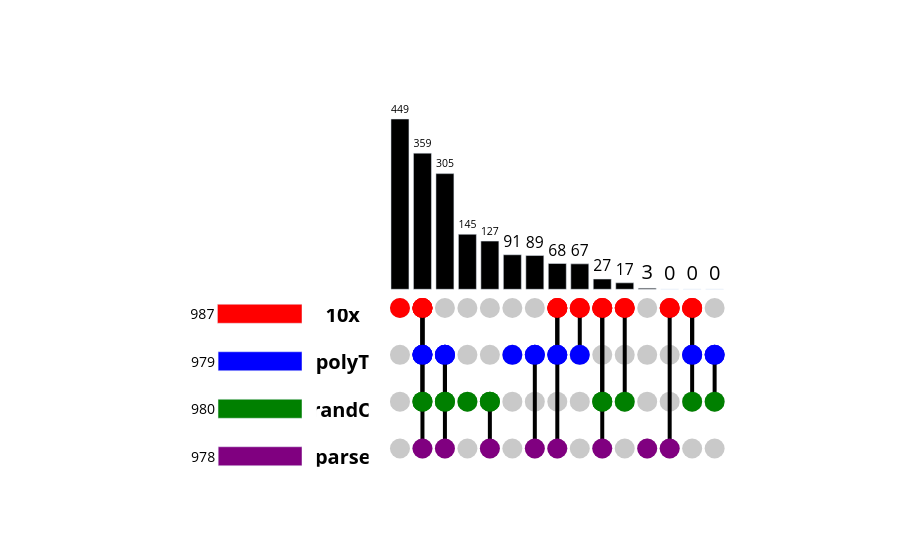

This figure's notebook cell:
### Code cell
# Look at top 1000 genes for each method instead of all
contents = plotting.generate_upset(datasets, gene_info, cell_thresh, n_top_genes=1000)

### Figure 1 — Plotly figure (JSON) as saved in the notebook; plotly's stock layout.template omitted (floating-point values rounded to 4 significant figures)
{"data": [{"marker": {"color": "#C9C9C9", "size": 20}, "mode": "markers", "showlegend": false, "type": "scatter", "x": [0, 0, 0, 0, 1, 1, 1, 1, 2, 2, 2, 2, 3, 3, 3, 3, 4, 4, 4, 4, 5, 5, 5, 5, 6, 6, 6, 6, 7, 7, 7, 7, 8, 8, 8, 8, 9, 9, 9, 9, 10, 10, 10, 10, 11, 11, 11, 11, 12, 12, 12, 12, 13, 13, 13, 13, 14, 14, 14, 14], "xaxis": "x3", "y": [-49.39, -172.9, -296.3, -419.8, -49.39, -172.9, -296.3, -419.8, -49.39, -172.9, -296.3, -419.8, -49.39, -172.9, -296.3, -419.8, -49.39, -172.9, -296.3, -419.8, -49.39, -172.9, -296.3, -419.8, -49.39, -172.9, -296.3, -419.8, -49.39, -172.9, -296.3, -419.8, -49.39, -172.9, -296.3, -419.8, -49.39, -172.9, -296.3, -419.8, -49.39, -172.9, -296.3, -419.8, -49.39, -172.9, -296.3, -419.8, -49.39, -172.9, -296.3, -419.8, -49.39, -172.9, -296.3, -419.8, -49.39, -172.9, -296.3, -419.8], "yaxis": "y3"}, {"line": {"color": "black", "width": 4}, "marker": {"color": ["red"], "line": {"color": "black"}, "showscale": false, "size": 20}, "mode": "markers+lines", "showlegend": false, "type": "scatter", "x": [0], "xaxis": "x3", "y": [-49.39], "yaxis": "y3"}, {"line": {"color": "black", "width": 4}, "marker": {"color": ["red"], "line": {"color": "black"}, "showscale": false, "size": 20}, "mode": "markers+lines", "showlegend": false, "type": "scatter", "x": [1], "xaxis": "x3", "y": [-49.39], "yaxis": "y3"}, {"line": {"color": "black", "width": 4}, "marker": {"color": ["red", "blue"], "line": {"color": "black"}, "showscale": false, "size": 20}, "mode": "markers+lines", "showlegend": false, "type": "scatter", "x": [1, 1], "xaxis": "x3", "y": [-49.39, -172.9], "yaxis": "y3"}, {"line": {"color": "black", "width": 4}, "marker": {"color": ["red", "blue", "green"], "line": {"color": "black"}, "showscale": false, "size": 20}, "mode": "markers+lines", "showlegend": false, "type": "scatter", "x": [1, 1, 1], "xaxis": "x3", "y": [-49.39, -172.9, -296.3], "yaxis": "y3"}, {"line": {"color": "black", "width": 4}, "marker": {"color": ["red", "blue", "green", "purple"], "line": {"color": "black"}, "showscale": false, "size": 20}, "mode": "markers+lines", "showlegend": false, "type": "scatter", "x": [1, 1, 1, 1], "xaxis": "x3", "y": [-49.39, -172.9, -296.3, -419.8], "yaxis": "y3"}, {"line": {"color": "black", "width": 4}, "marker": {"color": ["blue"], "line": {"color": "black"}, "showscale": false, "size": 20}, "mode": "markers+lines", "showlegend": false, "type": "scatter", "x": [2], "xaxis": "x3", "y": [-172.9], "yaxis": "y3"}, {"line": {"color": "black", "width": 4}, "marker": {"color": ["blue", "green"], "line": {"color": "black"}, "showscale": false, "size": 20}, "mode": "markers+lines", "showlegend": false, "type": "scatter", "x": [2, 2], "xaxis": "x3", "y": [-172.9, -296.3], "yaxis": "y3"}, {"line": {"color": "black", "width": 4}, "marker": {"color": ["blue", "green", "purple"], "line": {"color": "black"}, "showscale": false, "size": 20}, "mode": "markers+lines", "showlegend": false, "type": "scatter", "x": [2, 2, 2], "xaxis": "x3", "y": [-172.9, -296.3, -419.8], "yaxis": "y3"}, {"line": {"color": "black", "width": 4}, "marker": {"color": ["green"], "line": {"color": "black"}, "showscale": false, "size": 20}, "mode": "markers+lines", "showlegend": false, "type": "scatter", "x": [3], "xaxis": "x3", "y": [-296.3], "yaxis": "y3"}, {"line": {"color": "black", "width": 4}, "marker": {"color": ["green"], "line": {"color": "black"}, "showscale": false, "size": 20}, "mode": "markers+lines", "showlegend": false, "type": "scatter", "x": [4], "xaxis": "x3", "y": [-296.3], "yaxis": "y3"}, {"line": {"color": "black", "width": 4}, "marker": {"color": ["green", "purple"], "line": {"color": "black"}, "showscale": false, "size": 20}, "mode": "markers+lines", "showlegend": false, "type": "scatter", "x": [4, 4], "xaxis": "x3", "y": [-296.3, -419.8], "yaxis": "y3"}, {"line": {"color": "black", "width": 4}, "marker": {"color": ["blue"], "line": {"color": "black"}, "showscale": false, "size": 20}, "mode": "markers+lines", "showlegend": false, "type": "scatter", "x": [5], "xaxis": "x3", "y": [-172.9], "yaxis": "y3"}, {"line": {"color": "black", "width": 4}, "marker": {"color": ["blue"], "line": {"color": "black"}, "showscale": false, "size": 20}, "mode": "markers+lines", "showlegend": false, "type": "scatter", "x": [6], "xaxis": "x3", "y": [-172.9], "yaxis": "y3"}, {"line": {"color": "black", "width": 4}, "marker": {"color": ["blue", "purple"], "line": {"color": "black"}, "showscale": false, "size": 20}, "mode": "markers+lines", "showlegend": false, "type": "scatter", "x": [6, 6], "xaxis": "x3", "y": [-172.9, -419.8], "yaxis": "y3"}, {"line": {"color": "black", "width": 4}, "marker": {"color": ["red"], "line": {"color": "black"}, "showscale": false, "size": 20}, "mode": "markers+lines", "showlegend": false, "type": "scatter", "x": [7], "xaxis": "x3", "y": [-49.39], "yaxis": "y3"}, {"line": {"color": "black", "width": 4}, "marker": {"color": ["red", "blue"], "line": {"color": "black"}, "showscale": false, "size": 20}, "mode": "markers+lines", "showlegend": false, "type": "scatter", "x": [7, 7], "xaxis": "x3", "y": [-49.39, -172.9], "yaxis": "y3"}, {"line": {"color": "black", "width": 4}, "marker": {"color": ["red", "blue", "purple"], "line": {"color": "black"}, "showscale": false, "size": 20}, "mode": "markers+lines", "showlegend": false, "type": "scatter", "x": [7, 7, 7], "xaxis": "x3", "y": [-49.39, -172.9, -419.8], "yaxis": "y3"}, {"line": {"color": "black", "width": 4}, "marker": {"color": ["red"], "line": {"color": "black"}, "showscale": false, "size": 20}, "mode": "markers+lines", "showlegend": false, "type": "scatter", "x": [8], "xaxis": "x3", "y": [-49.39], "yaxis": "y3"}, {"line": {"color": "black", "width": 4}, "marker": {"color": ["red", "blue"], "line": {"color": "black"}, "showscale": false, "size": 20}, "mode": "markers+lines", "showlegend": false, "type": "scatter", "x": [8, 8], "xaxis": "x3", "y": [-49.39, -172.9], "yaxis": "y3"}, {"line": {"color": "black", "width": 4}, "marker": {"color": ["red"], "line": {"color": "black"}, "showscale": false, "size": 20}, "mode": "markers+lines", "showlegend": false, "type": "scatter", "x": [9], "xaxis": "x3", "y": [-49.39], "yaxis": "y3"}, {"line": {"color": "black", "width": 4}, "marker": {"color": ["red", "green"], "line": {"color": "black"}, "showscale": false, "size": 20}, "mode": "markers+lines", "showlegend": false, "type": "scatter", "x": [9, 9], "xaxis": "x3", "y": [-49.39, -296.3], "yaxis": "y3"}, {"line": {"color": "black", "width": 4}, "marker": {"color": ["red", "green", "purple"], "line": {"color": "black"}, "showscale": false, "size": 20}, "mode": "markers+lines", "showlegend": false, "type": "scatter", "x": [9, 9, 9], "xaxis": "x3", "y": [-49.39, -296.3, -419.8], "yaxis": "y3"}, {"line": {"color": "black", "width": 4}, "marker": {"color": ["red"], "line": {"color": "black"}, "showscale": false, "size": 20}, "mode": "markers+lines", "showlegend": false, "type": "scatter", "x": [10], "xaxis": "x3", "y": [-49.39], "yaxis": "y3"}, {"line": {"color": "black", "width": 4}, "marker": {"color": ["red", "green"], "line": {"color": "black"}, "showscale": false, "size": 20}, "mode": "markers+lines", "showlegend": false, "type": "scatter", "x": [10, 10], "xaxis": "x3", "y": [-49.39, -296.3], "yaxis": "y3"}, {"line": {"color": "black", "width": 4}, "marker": {"color": ["purple"], "line": {"color": "black"}, "showscale": false, "size": 20}, "mode": "markers+lines", "showlegend": false, "type": "scatter", "x": [11], "xaxis": "x3", "y": [-419.8], "yaxis": "y3"}, {"line": {"color": "black", "width": 4}, "marker": {"color": ["red"], "line": {"color": "black"}, "showscale": false, "size": 20}, "mode": "markers+lines", "showlegend": false, "type": "scatter", "x": [12], "xaxis": "x3", "y": [-49.39], "yaxis": "y3"}, {"line": {"color": "black", "width": 4}, "marker": {"color": ["red", "purple"], "line": {"color": "black"}, "showscale": false, "size": 20}, "mode": "markers+lines", "showlegend": false, "type": "scatter", "x": [12, 12], "xaxis": "x3", "y": [-49.39, -419.8], "yaxis": "y3"}, {"line": {"color": "black", "width": 4}, "marker": {"color": ["red"], "line": {"color": "black"}, "showscale": false, "size": 20}, "mode": "markers+lines", "showlegend": false, "type": "scatter", "x": [13], "xaxis": "x3", "y": [-49.39], "yaxis": "y3"}, {"line": {"color": "black", "width": 4}, "marker": {"color": ["red", "blue"], "line": {"color": "black"}, "showscale": false, "size": 20}, "mode": "markers+lines", "showlegend": false, "type": "scatter", "x": [13, 13], "xaxis": "x3", "y": [-49.39, -172.9], "yaxis": "y3"}, {"line": {"color": "black", "width": 4}, "marker": {"color": ["red", "blue", "green"], "line": {"color": "black"}, "showscale": false, "size": 20}, "mode": "markers+lines", "showlegend": false, "type": "scatter", "x": [13, 13, 13], "xaxis": "x3", "y": [-49.39, -172.9, -296.3], "yaxis": "y3"}, {"line": {"color": "black", "width": 4}, "marker": {"color": ["blue"], "line": {"color": "black"}, "showscale": false, "size": 20}, "mode": "markers+lines", "showlegend": false, "type": "scatter", "x": [14], "xaxis": "x3", "y": [-172.9], "yaxis": "y3"}, {"line": {"color": "black", "width": 4}, "marker": {"color": ["blue", "green"], "line": {"color": "black"}, "showscale": false, "size": 20}, "mode": "markers+lines", "showlegend": false, "type": "scatter", "x": [14, 14], "xaxis": "x3", "y": [-172.9, -296.3], "yaxis": "y3"}, {"hoverinfo": "none", "marker": {"color": "black"}, "text": [449.0, 359.0, 305.0, 145.0, 127.0, 91.0, 89.0, 68.0, 67.0, 27.0, 17.0, 3.0, 0.0, 0.0, 0.0], "textfont": {"color": "black", "size": 20}, "textposition": "outside", "type": "bar", "x": [0, 1, 2, 3, 4, 5, 6, 7, 8, 9, 10, 11, 12, 13, 14], "xaxis": "x3", "y": [449, 359, 305, 145, 127, 91, 89, 68, 67, 27, 17, 3, 0, 0, 0], "yaxis": "y3"}, {"mode": "text", "showlegend": false, "text": ["<b>10x</b>", "<b>polyT</b>", "<b>randO</b>", "<b>parse</b>"], "textfont": {"color": "black", "size": 20}, "textposition": "middle center", "type": "scatter", "x": [-0.05, -0.05, -0.05, -0.05], "xaxis": "x2", "y": [-49.39, -172.9, -296.3, -419.8, -49.39, -172.9, -296.3, -419.8, -49.39, -172.9, -296.3, -419.8, -49.39, -172.9, -296.3, -419.8, -49.39, -172.9, -296.3, -419.8, -49.39, -172.9, -296.3, -419.8, -49.39, -172.9, -296.3, -419.8, -49.39, -172.9, -296.3, -419.8, -49.39, -172.9, -296.3, -419.8, -49.39, -172.9, -296.3, -419.8, -49.39, -172.9, -296.3, -419.8, -49.39, -172.9, -296.3, -419.8, -49.39, -172.9, -296.3, -419.8, -49.39, -172.9, -296.3, -419.8, -49.39, -172.9, -296.3, -419.8], "yaxis": "y2"}, {"marker": {"color": ["red", "blue", "green", "purple", "orange", "yellow"]}, "orientation": "h", "text": [987.0, 979.0, 980.0, 978.0], "textfont": {"color": "black", "size": 20}, "textposition": "outside", "type": "bar", "width": 0.4, "x": [-987, -979, -980, -978], "xaxis": "x", "y": [0, 1, 2, 3], "yaxis": "y"}], "layout": {"plot_bgcolor": "white", "showlegend": false, "xaxis": {"anchor": "y", "domain": [0.1, 0.3], "range": [-1727.0, 0], "showticklabels": false}, "xaxis2": {"anchor": "y2", "domain": [0.32, 0.39], "showticklabels": false}, "xaxis3": {"anchor": "y3", "domain": [0.39, 0.9], "showticklabels": false}, "yaxis": {"anchor": "x", "autorange": "reversed", "domain": [0, 0.5], "showticklabels": false, "side": "right"}, "yaxis2": {"anchor": "x2", "domain": [0.035, 0.45], "showticklabels": false}, "yaxis3": {"anchor": "x3", "domain": [0, 1], "showticklabels": false}}}
